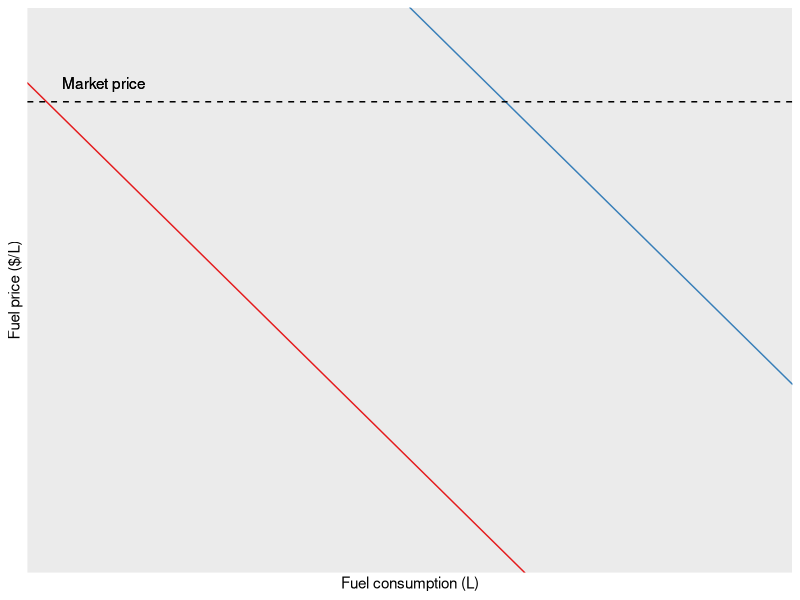
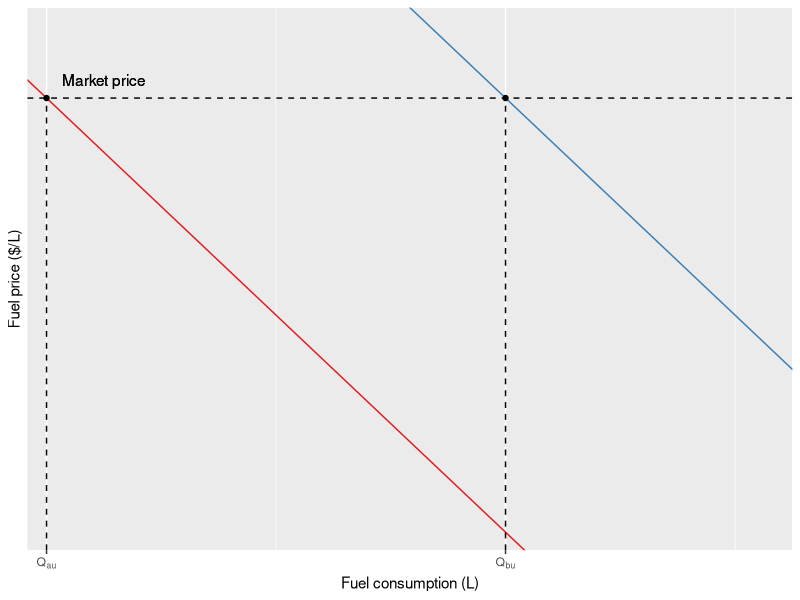
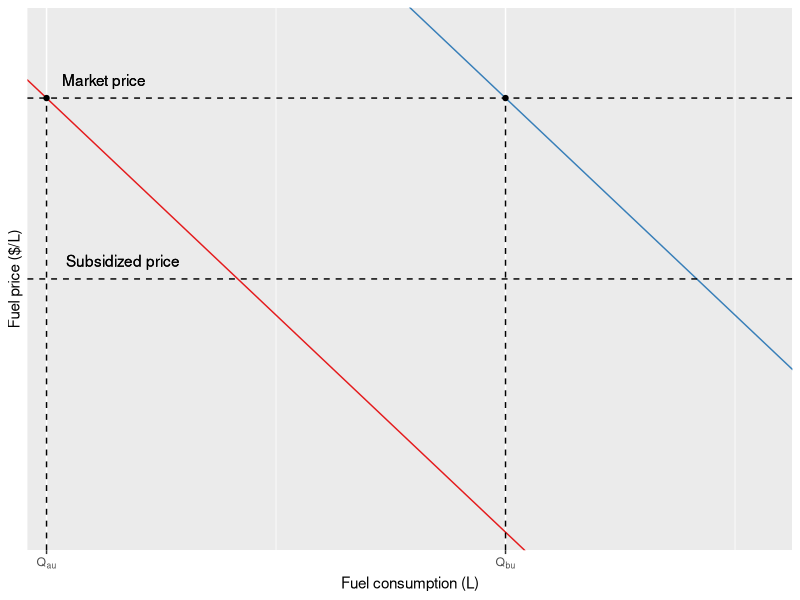
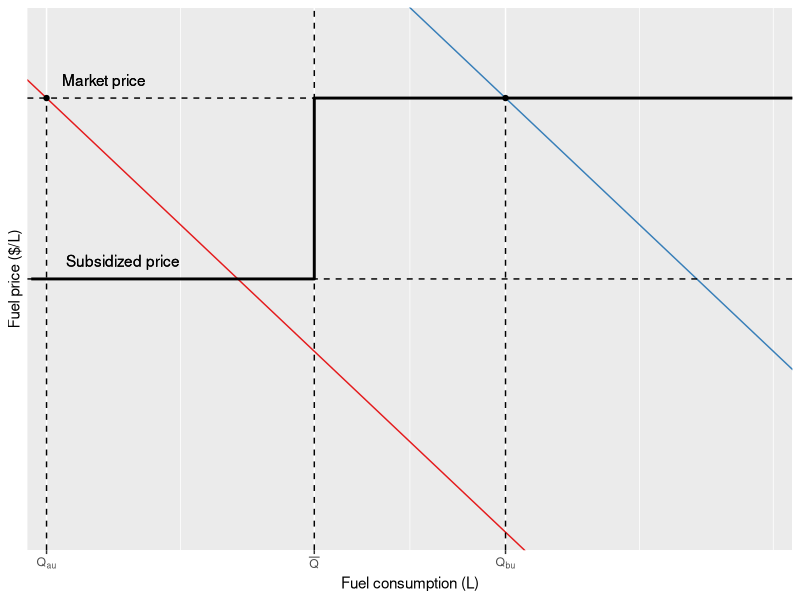
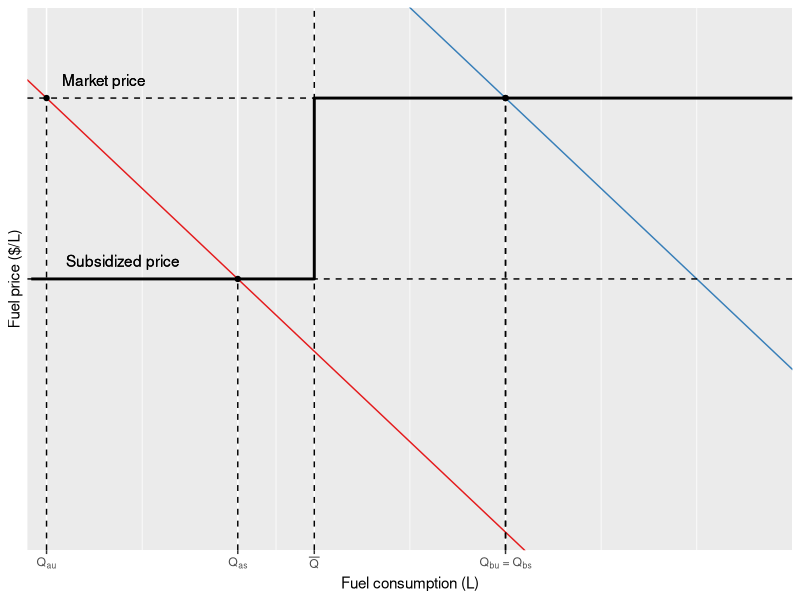
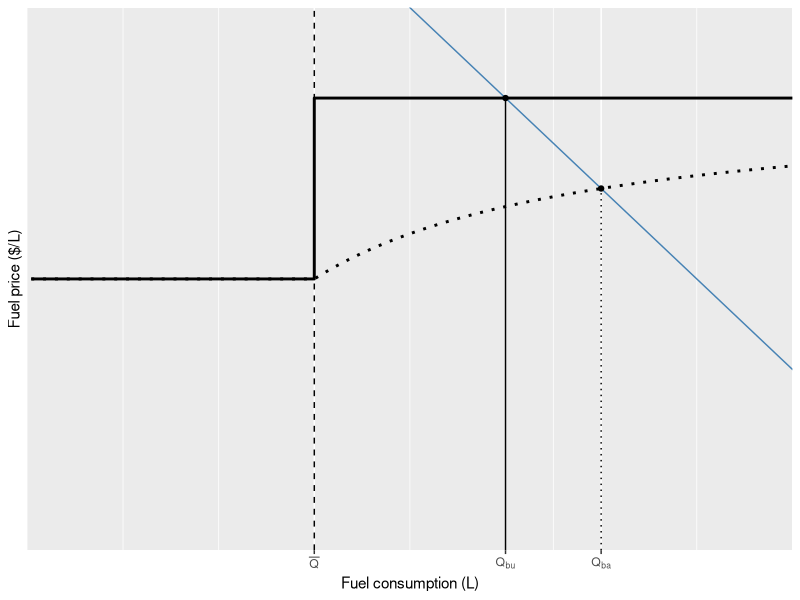
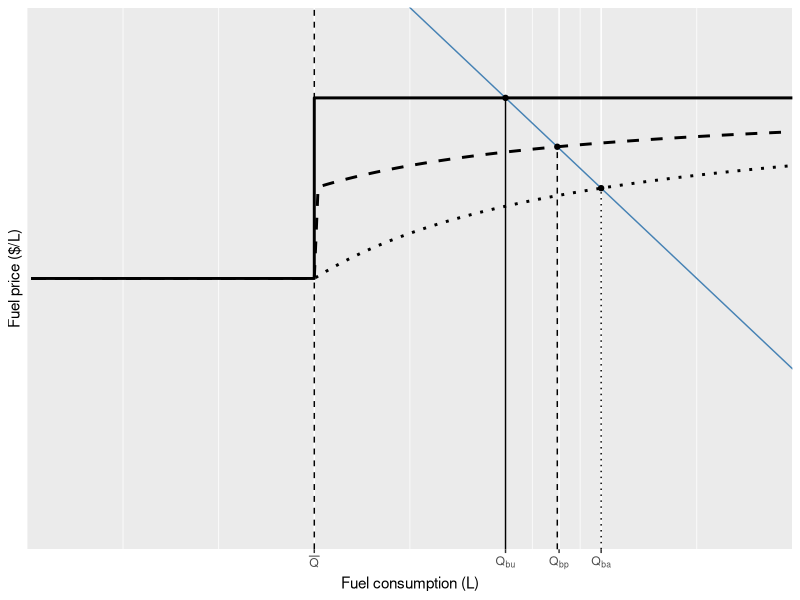
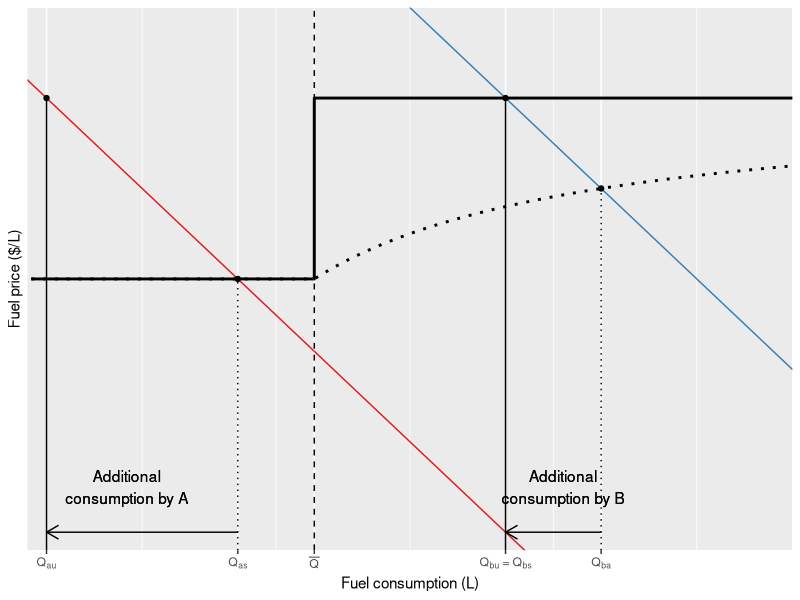

The R source for these figures, in order: (Note: this script raises an error after producing the figures.)

library(tidyverse)


# Define some basic variables
p_market <- 12.5
p_subsidy <- p_market - 2
# cap <- 50

# Define some functions
get_demand <- function(intercept, slope, q){
  d <- (-intercept/slope) + (1 / slope * q)
  return(d)
}

get_pa <- function(ph, pl, cap, q){
  p <- ph - ((ph - pl) * (cap / q))
  p[q <= cap] <- pl
  return(p)
}


get_pp <- function(ph, pl, cap, q, alpha = 0.7){
  p <- ph - ((1-alpha) * (ph - pl) * (cap / q))
  p[q <= cap] <- pl
  return(p)
}


pm_opt_fun <- function(q, oth){
  intercept <- oth$intercept
  slope <- oth$slope
  cap <- oth$cap
  ph <- oth$ph
  pl <- oth$pl
  
  pm <- ifelse(q <= cap, pl, ph)
  d <- get_demand(intercept = intercept, slope = slope, q = q)
  
  dif <- (pm - d) ^ 2
  return(dif)
}

pa_opt_fun <- function(q, oth){
  intercept <- oth$intercept
  slope <- oth$slope
  cap <- oth$cap
  ph <- oth$ph
  pl <- oth$pl
  
  pa <- get_pa(ph = ph, pl = pl, cap = cap, q = q)
  d <- get_demand(intercept = intercept, slope = slope, q = q)
  
  dif <- (pa - d) ^ 2
  return(dif)
}

pp_opt_fun <- function(q, oth){
  intercept <- oth$intercept
  slope <- oth$slope
  cap <- oth$cap
  ph <- oth$ph
  pl <- oth$pl
  alpha <- oth$alpha
  
  pp <- get_pp(ph = ph, pl = pl, cap = cap, q = q, alpha = alpha)
  d <- get_demand(intercept = intercept, slope = slope, q = q)
  
  dif <- (pp - d) ^ 2
  return(dif)
}

pm_optim_wraper <- function(intercept, slope, cap, ph, pl){
  # opt <- optim(par = cap,
  #              fn = pm_opt_fun,
  #              lower = 0,
  #              upper = 1000,
  #              method = "L-BFGS-B",
  #              oth =  list(intercept = intercept,
  #                          slope = slope,
  #                          cap = cap,
  #                          ph = ph,
  #                          pl = pl))
  
  qm_h <- intercept + (slope * ph)
  qm_l <- intercept + (slope * pl)
  
  qm <- min(cap, qm_l)
  qm <- max(qm_h, qm)
  
  tibble(qm = qm,
         pm = ifelse(qm <= cap, pl, ph))
}

pa_optim_wraper <- function(intercept, slope, cap, ph, pl){
  opt <- optim(par = cap,
               fn = pa_opt_fun,
               lower = 0,
               upper = 1000,
               method = "L-BFGS-B",
               oth =  list(intercept = intercept,
                           slope = slope,
                           cap = cap,
                           ph = ph,
                           pl = pl))
  
  qa <- opt$par
  
  tibble(qa = qa,
         pa = get_pa(q = qa, cap = cap, ph = ph, pl = pl))
}

pp_optim_wraper <- function(intercept, slope, cap, ph, pl, alpha){
  # browser()
  opt <- optim(par = cap - 1,
               fn = pp_opt_fun,
               lower = 0,
               upper = 1000,
               method = "L-BFGS-B", 
               oth =  list(intercept = intercept,
                           slope = slope,
                           cap = cap,
                           ph = ph,
                           pl = pl,
                           alpha = alpha))
  
  qm <- opt$par
  pp <- get_pp(q = qm, cap = cap, ph = ph, pl = pl, alpha = alpha)
  
  if(near(qm, cap, 0.01)){
    pp <- get_demand(intercept = intercept, slope = slope, q = qm)
  }
  
  
  tibble(qp = qm,
         pp = pp)
}






##########################################################################################################
# SIMULATE DATA ##########################################################################################
##########################################################################################################

n <- 2
periods <- 1
prices <- p_market
caps <- 75 

price_tbl <- tibble(period = 1:periods,
                    cap = caps,
                    ph = prices)

data <- tibble(q = seq(1, 200, by = 1)) %>% 
  expand_grid(price_tbl) %>% 
  mutate(pl = ph - 1,
         pm = ifelse(q <= cap, pl, ph)) %>% 
  group_by(ph, cap, period) %>% 
  mutate(pa = cumsum(pm) / 1:length(q),
         pp = (0.5 * pm) + (0.5 * pa)) %>% 
  ungroup()

demands <- tibble(id = LETTERS[1:n],
                  slope = -50,
                  int = c(630, 750)) %>% 
  expand_grid(price_tbl) %>% 
  mutate(pl = ph - 1,
         qu = int + (slope * ph),
         ql = int + (slope * pl))

demands_fcap <- demands %>% 
  # filter(id < 3) %>%
  mutate(marginal_subsidy = pmap(.l = list(intercept = int, slope = slope, cap = cap, ph = ph, pl = pl),
                                 pm_optim_wraper),
         average_subsidy = pmap(.l = list(int, slope, cap, ph, pl),
                                pa_optim_wraper),
         perceived_subsidy = pmap(.l = list(int, slope, cap, ph, pl, alpha = 0.5),
                                  pp_optim_wraper)) %>% 
  unnest(c(marginal_subsidy, average_subsidy, perceived_subsidy)) %>% 
  filter(qm > 0, qu > 0, qp > 0)

# Plot
(
  plot <- ggplot(data = demands_fcap, aes(x = q)) +
    geom_abline(aes(intercept = -int / slope, slope = 1/slope, color = id)) +
    scale_color_brewer(palette = "Set1") +
    theme(legend.position = "None") +
    labs(x = "Fuel consumption (L)", y = "Fuel price ($/L)") +
    scale_x_continuous(limits = c(0, 200), expand = c(0, 0), labels = NULL, breaks = NULL) +
    scale_y_continuous(limits = c(10, 13), labels = NULL, breaks = NULL, expand = c(0, 0)) +
    geom_hline(yintercept = p_market, linetype = "dashed") +
    geom_text(x = 20, y = 12.6, label = "Market price")
)

(
  p2 <- plot +
    geom_point(aes(x = qu, y = ph), fill = "black") +
    geom_segment(aes(x = qu, xend = qu, y = 10, yend = ph), linetype = "dashed") +
    scale_x_continuous(limits = c(0, 200), expand = c(0, 0),
                       labels = c(expression(Q[au]), expression(Q[bu])), breaks = c(5, 125))
)

(p3 <- p2 +
    geom_hline(yintercept = p_market - 1, linetype = "dashed") +
    geom_text(x = 25, y = 11.6, label = "Subsidized price")
)

(
  p4 <- p3 +
    geom_step(data = data, aes(y = pm), direction = "vh", size = 1) +
    geom_vline(xintercept = caps, linetype = "dashed") +
    scale_x_continuous(limits = c(0, 200), expand = c(0, 0),
                       labels = c(expression(Q[au]), expression(bar(Q)), expression(Q[bu])), breaks = c(5, caps, 125))
)

(
  p5 <- p4 +
    geom_point(aes(x = qm, y = pm), fill = "black") +
    geom_segment(aes(x = qm, xend = qm, y = 10, yend = pm), linetype = "dashed") +
    scale_x_continuous(limits = c(0, 200), expand = c(0, 0),
                       labels = c(expression(Q[au]), expression(Q[as]) ,expression(bar(Q)), expression(Q[bu]~"="~Q[bs])),
                       breaks = c(5, 55, caps, 125))
)

(
  p6 <- demands_fcap %>% 
    filter(int == max(int)) %>% 
    ggplot(aes(x = q)) +
    geom_abline(aes(intercept = -int / slope, slope = 1/slope), color = "steelblue") +
    theme(legend.position = "None") +
    labs(x = "Fuel consumption (L)", y = "Fuel price ($/L)") +
    geom_step(data = data, aes(y = pm), direction = "vh", size = 1) +
    geom_vline(xintercept = caps, linetype = "dashed") +
    geom_point(aes(x = qm, y = pm), fill = "black") +
    geom_segment(aes(x = qm, xend = qm, y = 10, yend = pm)) +
    scale_y_continuous(limits = c(10, 13), labels = NULL, breaks = NULL, expand = c(0, 0)) +
    scale_x_continuous(limits = c(0, 200), expand = c(0, 0),
                       labels = c(expression(bar(Q)), expression(Q[bu]), expression(Q[ba])), breaks = c(75, 125, 150)) +
    geom_line(data = data, aes(y = pa), size = 1, linetype = "dotted") +
    geom_point(aes(x = qa, y = pa), fill = "black") +
    geom_segment(aes(x = qa, xend = qa, y = 10, yend = pa), linetype = "dotted")
)

(
  p7 <- p6 +
    geom_line(data = data, aes(y = pp), size = 1, linetype = "dashed") +
    geom_point(aes(x = qp, y = pp), fill = "black") +
    geom_segment(aes(x = qp, xend = qp, y = 10, yend = pp), linetype = "dashed") +
    scale_x_continuous(limits = c(0, 200), expand = c(0, 0),
                       labels = c(expression(bar(Q)), expression(Q[bu]), expression(Q[bp]), expression(Q[ba])),
                       breaks = c(75, 125, 139, 150))
  )

(
  p8 <- ggplot(data = demands_fcap, aes(x = q)) +
    geom_abline(aes(intercept = -int / slope, slope = 1/slope, color = id)) +
    scale_color_brewer(palette = "Set1") +
    theme(legend.position = "None") +
    labs(x = "Fuel consumption (L)", y = "Fuel price ($/L)") +
    geom_step(data = data, aes(y = pm), direction = "vh", size = 1) +
    geom_vline(xintercept = caps, linetype = "dashed") +
    geom_segment(aes(x = qu, xend = qu, y = 10, yend = ph)) +
    geom_point(aes(x = qu, y = ph), fill = "white") +
    scale_y_continuous(limits = c(10, 13), labels = NULL, breaks = NULL, expand = c(0, 0)) +
    scale_x_continuous(limits = c(0, 200), expand = c(0, 0),
                       labels = c(expression(Q[au]), expression(Q[as]), expression(bar(Q)), expression(Q[bu]~"="~Q[bs]), expression(Q[ba])),
                       breaks = c(5, 55, 75, 125, 150)) +
    geom_line(data = data, aes(y = pa), size = 1, linetype = "dotted") +
    geom_point(aes(x = qa, y = pa), fill = "black") +
    geom_segment(aes(x = qa, xend = qa, y = 10, yend = pa), linetype = "dotted") +
    geom_segment(aes(x = qu, xend = qa, y = 10.1, yend = 10.1, group = id),
                 arrow = arrow(lengt = unit(10, "pt"), ends = "first")) +
    geom_text(x = 26, y = 10.35, label = "Additional\nconsumption by A") +
    geom_text(x = 140, y = 10.35, label = "Additional\nconsumption by B")
)

ggsave(plot = plot,
       filename = file.path(project_path, "results", "figures", "mex_prog1.png"),
       width = 5,
       height = 3,
       units = "in")

ggsave(plot = p2,
       filename = file.path(project_path, "results", "figures", "mex_prog2.png"),
       width = 5,
       height = 3,
       units = "in")

ggsave(plot = p3,
       filename = file.path(project_path, "results", "figures", "mex_prog3.png"),
       width = 5,
       height = 3,
       units = "in")

ggsave(plot = p4,
       filename = file.path(project_path, "results", "figures", "mex_prog4.png"),
       width = 5,
       height = 3,
       units = "in")

ggsave(plot = p5,
       filename = file.path(project_path, "results", "figures", "mex_prog5.png"),
       width = 5,
       height = 3,
       units = "in")

ggsave(plot = p6,
       filename = file.path(project_path, "results", "figures", "mex_prog6.png"),
       width = 5,
       height = 3,
       units = "in")

ggsave(plot = p7,
       filename = file.path(project_path, "results", "figures", "mex_prog7.png"),
       width = 5,
       height = 3,
       units = "in")

ggsave(plot = p8,
       filename = file.path(project_path, "results", "figures", "mex_prog8.png"),
       width = 5,
       height = 3,
       units = "in")


# Mexican program redesign

demands_prd <- tibble(id = LETTERS[1:n],
                      slope = -50,
                      int = c(650, 750)) %>% 
  expand_grid(tibble(cap = c(80, 40),
                     p_red = c(1, 2),
                     ph = 12.5,
                     cap_title = c("Large cap", "Small cap"))) %>%
  mutate(pl = ph - p_red,
         qu = int + (slope * ph),
         ql = int + (slope * pl)) %>% 
  mutate(marginal_subsidy = pmap(.l = list(intercept = int, slope = slope, cap = cap, ph = ph, pl = pl),
                                 pm_optim_wraper),
         average_subsidy = pmap(.l = list(int, slope, cap, ph, pl),
                                pa_optim_wraper)) %>% 
  unnest(c(marginal_subsidy, average_subsidy)) %>% 
  filter(qm > 0, qu > 0)

data_prd <- tibble(q = seq(1, 200, by = 1)) %>% 
  expand_grid(tibble(cap = c(80, 40),
                     p_red = c(1, 2),
                     ph = 12.5,
                     cap_title = c("Large cap", "Small cap"))) %>% 
  mutate(pl = ph - p_red,
         pm = ifelse(q <= cap, pl, ph)) %>% 
  group_by(ph, cap) %>% 
  mutate(pa = cumsum(pm) / 1:length(q),
         pp = (0.5 * pm) + (0.5 * pa)) %>% 
  ungroup()

(
  p9 <- demands_prd %>% 
    ggplot() +
    geom_rect(aes(xmin = 0, xmax = cap, ymin = pl, ymax = ph), color="black", alpha=0.5) +
    geom_abline(aes(intercept = -int / slope, slope = 1/slope, color = id)) +
    scale_color_brewer(palette = "Set1") +
    theme(legend.position = "None") +
    labs(x = "Fuel consumption (L)", y = "Fuel price ($/L)") +
    geom_step(data = data_prd, aes(x = q, y = pm), direction = "vh", size = 1) +
    # geom_vline(aes(xintercept = cap), linetype = "dashed") +
    geom_line(data = data_prd, aes(x = q, y = pa), size = 1, linetype = "dotted") +
    geom_point(aes(x = qu, y = ph), fill = "white") +
    # geom_point(aes(x = qm, y = pm), fill = "black") +
    geom_point(aes(x = qa, y = pa), fill = "black") +
    geom_segment(aes(x = qu, xend = qu, y = 4, yend = ph)) +
    geom_segment(aes(x = qa, xend = qa, y = 4, yend = pa), linetype = "dotted") +
    scale_y_continuous(limits = c(4, 15), labels = NULL, breaks = NULL, expand = c(0, 0)) +
    scale_x_continuous(limits = c(0, 200), expand = c(0, 0),
                       labels = NULL, breaks = NULL) +
    facet_wrap(~cap_title, ncol = 1)
)

ggsave(plot = p9,
       filename = file.path(project_path, "results", "figures", "redesign.png"),
       width = 4,
       height = 3,
       units = "in")


